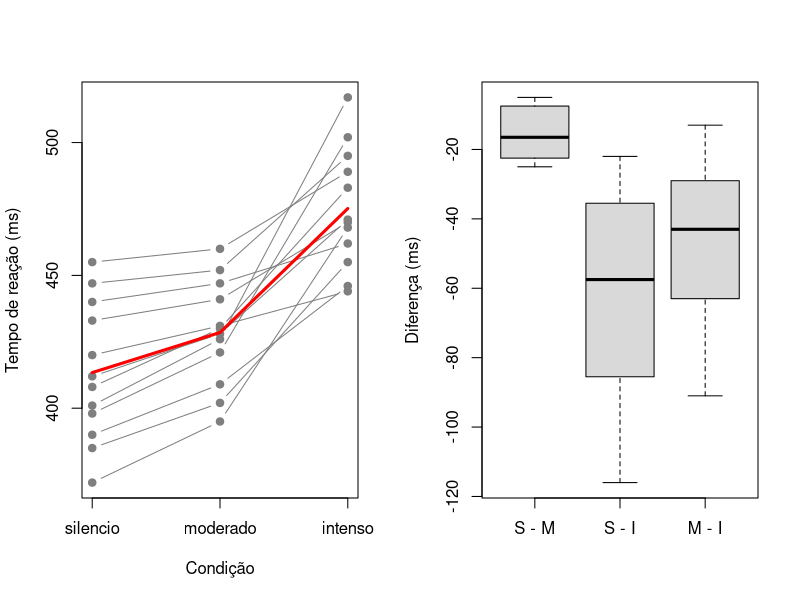

R code for this plot:
# Mauchly (esfericidade): exemplo completo ----
# Pacote: apenas o stats (já vem com o R).

# 1. Dados: tempo de reação (ms) de 12 participantes em três condições de ruído
dados <- data.frame(
  silencio = c(412, 385, 440, 398, 455, 372, 420, 401, 433, 390, 447, 408),
  moderado = c(428, 402, 447, 421, 460, 395, 431, 426, 441, 409, 452, 430),
  intenso  = c(471, 455, 462, 502, 489, 468, 444, 517, 470, 446, 495, 483))
colMeans(dados)

# 2. Variâncias das diferenças entre pares de condições
c(sil_mod = var(dados$silencio - dados$moderado),
  sil_int = var(dados$silencio - dados$intenso),
  mod_int = var(dados$moderado - dados$intenso))

# 3. Teste de Mauchly (modelo multivariado apenas com intercepto)
modelo <- lm(as.matrix(dados) ~ 1)
mauchly.test(modelo, X = ~ 1)

# 4. ANOVA de medidas repetidas com as correções de Greenhouse-Geisser e Huynh-Feldt
anova(modelo, X = ~ 1, test = "Spherical")

# 5. Gráficos: perfis individuais e diferenças entre condições
par(mfrow = c(1, 2))
matplot(t(dados), type = "b", pch = 19, lty = 1, col = "gray50", xaxt = "n",
        xlab = "Condição", ylab = "Tempo de reação (ms)")
axis(1, at = 1:3, labels = names(dados))
lines(colMeans(dados), col = "red", lwd = 3)
boxplot(list("S - M" = dados$silencio - dados$moderado,
             "S - I" = dados$silencio - dados$intenso,
             "M - I" = dados$moderado - dados$intenso),
        col = "gray85", ylab = "Diferença (ms)")
par(mfrow = c(1, 1))
